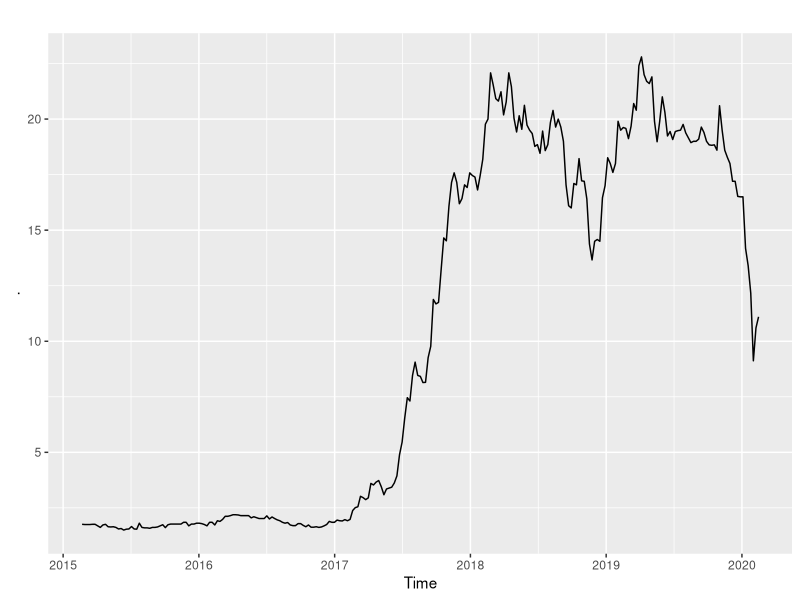
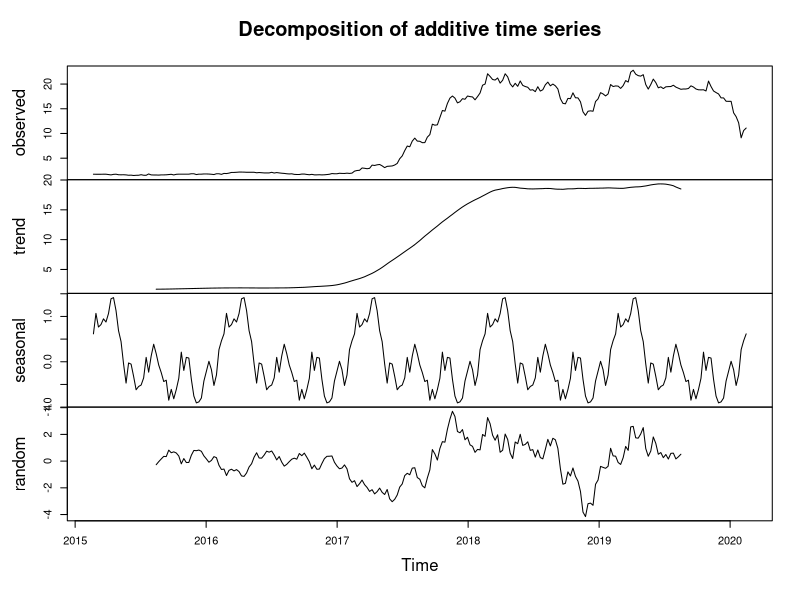
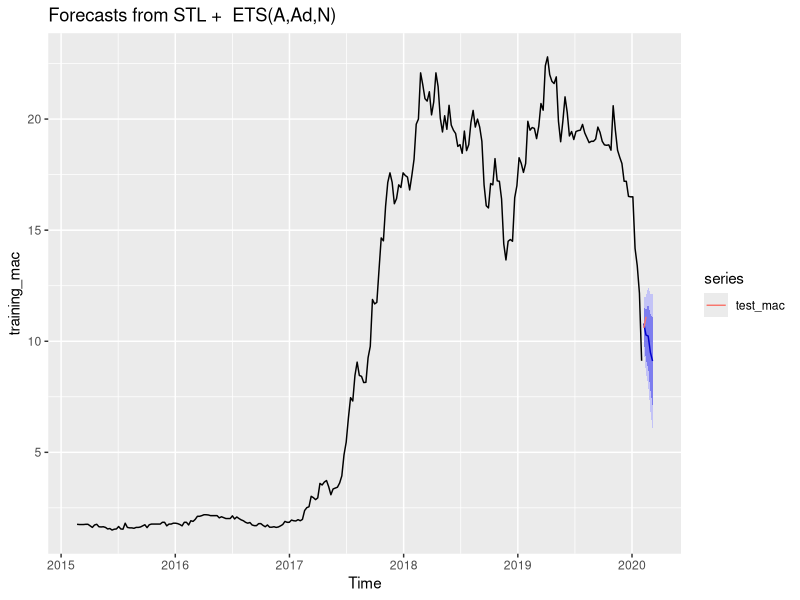
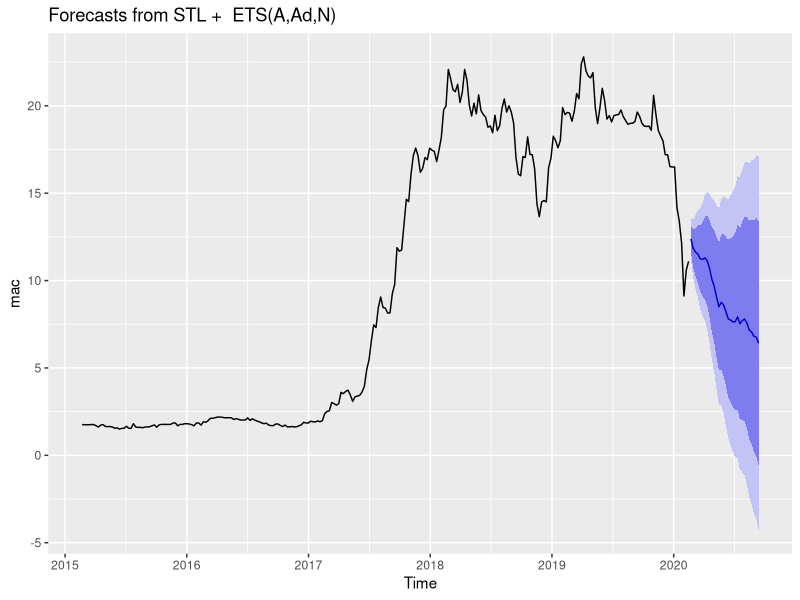

The R script that drew these images, in order:
## ---- chunk 1
library(forecast)
library(ggplot2)
library(readr)
## ---- chunk 2
MAC <- read_csv("MAC.csv", col_types = cols(Week = col_date(format = "%Y-%m-%d")))
mac <- ts(MAC[,2], freq=365.25/7, start=2015+51/365.25)
mac %>%
  autoplot()
## ---- chunk 3
plot(decompose(mac))
## ---- chunk 4
training_mac <- subset(mac, end=length(mac)-2)
test_mac <- subset(mac, start=length(mac)-1)
fc_training_mac<-forecast(training_mac)
fc_training_mac %>%
  forecast(h=5) %>%
  autoplot() +autolayer(test_mac)
## ---- chunk 5
fc_training_mac
## ---- chunk 6
fc_mac<-forecast(mac)
fc_mac %>%
forecast(h=30) %>%
  autoplot()
## ---- chunk 7
fc_mac
